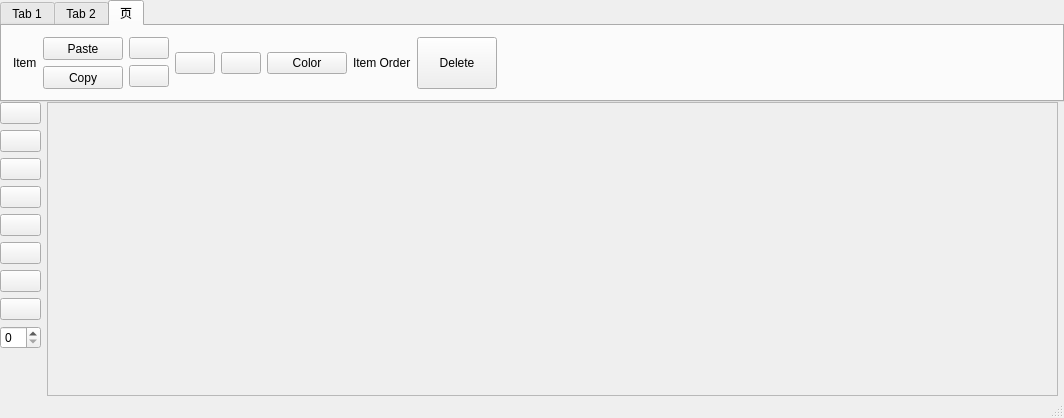
<?xml version="1.0" encoding="UTF-8"?>
<ui version="4.0">
 <class>MainWindow</class>
 <widget class="QMainWindow" name="MainWindow">
  <property name="geometry">
   <rect>
    <x>0</x>
    <y>0</y>
    <width>1064</width>
    <height>418</height>
   </rect>
  </property>
  <property name="sizePolicy">
   <sizepolicy hsizetype="Expanding" vsizetype="Expanding">
    <horstretch>0</horstretch>
    <verstretch>0</verstretch>
   </sizepolicy>
  </property>
  <property name="windowTitle">
   <string>MainWindow</string>
  </property>
  <widget class="QWidget" name="centralWidget">
   <property name="sizePolicy">
    <sizepolicy hsizetype="Preferred" vsizetype="Preferred">
     <horstretch>0</horstretch>
     <verstretch>0</verstretch>
    </sizepolicy>
   </property>
   <layout class="QVBoxLayout" name="verticalLayout_2">
    <property name="spacing">
     <number>0</number>
    </property>
    <property name="leftMargin">
     <number>0</number>
    </property>
    <property name="topMargin">
     <number>0</number>
    </property>
    <property name="rightMargin">
     <number>0</number>
    </property>
    <property name="bottomMargin">
     <number>0</number>
    </property>
    <item>
     <widget class="QTabWidget" name="tabWidget">
      <property name="sizePolicy">
       <sizepolicy hsizetype="Minimum" vsizetype="Minimum">
        <horstretch>0</horstretch>
        <verstretch>0</verstretch>
       </sizepolicy>
      </property>
      <property name="minimumSize">
       <size>
        <width>0</width>
        <height>70</height>
       </size>
      </property>
      <property name="currentIndex">
       <number>2</number>
      </property>
      <widget class="QWidget" name="homepage">
       <attribute name="title">
        <string>Tab 1</string>
       </attribute>
       <layout class="QHBoxLayout" name="horizontalLayout_4">
        <item>
         <layout class="QHBoxLayout" name="horizontalLayout_3" stretch="0,0,0,0">
          <item>
           <widget class="QPushButton" name="pushButton">
            <property name="sizePolicy">
             <sizepolicy hsizetype="Preferred" vsizetype="Expanding">
              <horstretch>0</horstretch>
              <verstretch>0</verstretch>
             </sizepolicy>
            </property>
            <property name="text">
             <string/>
            </property>
           </widget>
          </item>
          <item>
           <layout class="QVBoxLayout" name="verticalLayout_3" stretch="1,1">
            <item>
             <widget class="QPushButton" name="pushButton_2">
              <property name="sizePolicy">
               <sizepolicy hsizetype="Minimum" vsizetype="Expanding">
                <horstretch>0</horstretch>
                <verstretch>0</verstretch>
               </sizepolicy>
              </property>
              <property name="text">
               <string>Save</string>
              </property>
             </widget>
            </item>
            <item>
             <widget class="QPushButton" name="pushButton_3">
              <property name="sizePolicy">
               <sizepolicy hsizetype="Minimum" vsizetype="Expanding">
                <horstretch>0</horstretch>
                <verstretch>0</verstretch>
               </sizepolicy>
              </property>
              <property name="text">
               <string>Save as</string>
              </property>
             </widget>
            </item>
           </layout>
          </item>
          <item>
           <widget class="QPushButton" name="pushButton_4">
            <property name="sizePolicy">
             <sizepolicy hsizetype="Minimum" vsizetype="Expanding">
              <horstretch>0</horstretch>
              <verstretch>0</verstretch>
             </sizepolicy>
            </property>
            <property name="text">
             <string/>
            </property>
           </widget>
          </item>
          <item>
           <widget class="QPushButton" name="pushButton_5">
            <property name="sizePolicy">
             <sizepolicy hsizetype="Minimum" vsizetype="Expanding">
              <horstretch>0</horstretch>
              <verstretch>0</verstretch>
             </sizepolicy>
            </property>
            <property name="text">
             <string/>
            </property>
           </widget>
          </item>
         </layout>
        </item>
        <item>
         <layout class="QVBoxLayout" name="verticalLayout_4">
          <item>
           <widget class="QPushButton" name="pushButton_24">
            <property name="sizePolicy">
             <sizepolicy hsizetype="Minimum" vsizetype="Expanding">
              <horstretch>0</horstretch>
              <verstretch>0</verstretch>
             </sizepolicy>
            </property>
            <property name="text">
             <string>Zoom in</string>
            </property>
           </widget>
          </item>
          <item>
           <widget class="QPushButton" name="pushButton_25">
            <property name="sizePolicy">
             <sizepolicy hsizetype="Minimum" vsizetype="Expanding">
              <horstretch>0</horstretch>
              <verstretch>0</verstretch>
             </sizepolicy>
            </property>
            <property name="text">
             <string>Zoom out</string>
            </property>
           </widget>
          </item>
         </layout>
        </item>
        <item>
         <widget class="QPushButton" name="slod">
          <property name="text">
           <string>Slod</string>
          </property>
         </widget>
        </item>
        <item>
         <widget class="QPushButton" name="dash">
          <property name="text">
           <string>dash</string>
          </property>
         </widget>
        </item>
        <item>
         <widget class="QPushButton" name="dot">
          <property name="text">
           <string>dot</string>
          </property>
         </widget>
        </item>
        <item>
         <spacer name="horizontalSpacer">
          <property name="orientation">
           <enum>Qt::Horizontal</enum>
          </property>
          <property name="sizeHint" stdset="0">
           <size>
            <width>63</width>
            <height>20</height>
           </size>
          </property>
         </spacer>
        </item>
        <item>
         <layout class="QVBoxLayout" name="verticalLayout_9">
          <item>
           <widget class="QCheckBox" name="checkBox">
            <property name="text">
             <string>Grid</string>
            </property>
           </widget>
          </item>
          <item>
           <widget class="QCheckBox" name="checkBox_2">
            <property name="text">
             <string>Save with Frid</string>
            </property>
           </widget>
          </item>
         </layout>
        </item>
       </layout>
      </widget>
      <widget class="QWidget" name="fnction">
       <property name="sizePolicy">
        <sizepolicy hsizetype="Expanding" vsizetype="Expanding">
         <horstretch>0</horstretch>
         <verstretch>0</verstretch>
        </sizepolicy>
       </property>
       <property name="whatsThis">
        <string>&lt;html&gt;&lt;head/&gt;&lt;body&gt;&lt;p&gt;Sa&lt;/p&gt;&lt;p&gt;&lt;br/&gt;&lt;/p&gt;&lt;/body&gt;&lt;/html&gt;</string>
       </property>
       <attribute name="title">
        <string>Tab 2</string>
       </attribute>
       <widget class="QWidget" name="layoutWidget">
        <property name="geometry">
         <rect>
          <x>9</x>
          <y>10</y>
          <width>820</width>
          <height>54</height>
         </rect>
        </property>
        <layout class="QHBoxLayout" name="horizontalLayout_6">
         <item>
          <layout class="QVBoxLayout" name="verticalLayout_5">
           <item>
            <layout class="QHBoxLayout" name="horizontalLayout_5">
             <item>
              <widget class="QPushButton" name="pushButton_14">
               <property name="sizePolicy">
                <sizepolicy hsizetype="Expanding" vsizetype="Expanding">
                 <horstretch>0</horstretch>
                 <verstretch>0</verstretch>
                </sizepolicy>
               </property>
               <property name="text">
                <string>Risister</string>
               </property>
              </widget>
             </item>
             <item>
              <widget class="QPushButton" name="pushButton_21">
               <property name="sizePolicy">
                <sizepolicy hsizetype="Expanding" vsizetype="Expanding">
                 <horstretch>0</horstretch>
                 <verstretch>0</verstretch>
                </sizepolicy>
               </property>
               <property name="text">
                <string>Capacity</string>
               </property>
              </widget>
             </item>
             <item>
              <widget class="QPushButton" name="pushButton_18">
               <property name="sizePolicy">
                <sizepolicy hsizetype="Expanding" vsizetype="Expanding">
                 <horstretch>0</horstretch>
                 <verstretch>0</verstretch>
                </sizepolicy>
               </property>
               <property name="text">
                <string>CurrentSource</string>
               </property>
              </widget>
             </item>
             <item>
              <widget class="QPushButton" name="pushButton_20">
               <property name="sizePolicy">
                <sizepolicy hsizetype="Expanding" vsizetype="Expanding">
                 <horstretch>0</horstretch>
                 <verstretch>0</verstretch>
                </sizepolicy>
               </property>
               <property name="text">
                <string>Voltmeter</string>
               </property>
              </widget>
             </item>
             <item>
              <widget class="QPushButton" name="pushButton_19">
               <property name="sizePolicy">
                <sizepolicy hsizetype="Expanding" vsizetype="Expanding">
                 <horstretch>0</horstretch>
                 <verstretch>0</verstretch>
                </sizepolicy>
               </property>
               <property name="text">
                <string>Copperline</string>
               </property>
              </widget>
             </item>
             <item>
              <widget class="QPushButton" name="pushButton_17">
               <property name="sizePolicy">
                <sizepolicy hsizetype="Expanding" vsizetype="Expanding">
                 <horstretch>0</horstretch>
                 <verstretch>0</verstretch>
                </sizepolicy>
               </property>
               <property name="text">
                <string>AND</string>
               </property>
              </widget>
             </item>
             <item>
              <widget class="QPushButton" name="pushButton_16">
               <property name="sizePolicy">
                <sizepolicy hsizetype="Expanding" vsizetype="Expanding">
                 <horstretch>0</horstretch>
                 <verstretch>0</verstretch>
                </sizepolicy>
               </property>
               <property name="text">
                <string>NOT</string>
               </property>
              </widget>
             </item>
             <item>
              <widget class="QPushButton" name="pushButton_23">
               <property name="sizePolicy">
                <sizepolicy hsizetype="Expanding" vsizetype="Expanding">
                 <horstretch>0</horstretch>
                 <verstretch>0</verstretch>
                </sizepolicy>
               </property>
               <property name="text">
                <string>XNOR</string>
               </property>
              </widget>
             </item>
             <item>
              <widget class="QPushButton" name="pushButton_22">
               <property name="sizePolicy">
                <sizepolicy hsizetype="Expanding" vsizetype="Expanding">
                 <horstretch>0</horstretch>
                 <verstretch>0</verstretch>
                </sizepolicy>
               </property>
               <property name="text">
                <string>NAND</string>
               </property>
              </widget>
             </item>
            </layout>
           </item>
           <item>
            <layout class="QHBoxLayout" name="horizontalLayout_2">
             <item>
              <widget class="QPushButton" name="pushButton_7">
               <property name="sizePolicy">
                <sizepolicy hsizetype="Expanding" vsizetype="Expanding">
                 <horstretch>0</horstretch>
                 <verstretch>0</verstretch>
                </sizepolicy>
               </property>
               <property name="text">
                <string>Ground</string>
               </property>
              </widget>
             </item>
             <item>
              <widget class="QPushButton" name="pushButton_9">
               <property name="sizePolicy">
                <sizepolicy hsizetype="Expanding" vsizetype="Expanding">
                 <horstretch>0</horstretch>
                 <verstretch>0</verstretch>
                </sizepolicy>
               </property>
               <property name="text">
                <string>Buffer</string>
               </property>
              </widget>
             </item>
             <item>
              <widget class="QPushButton" name="pushButton_6">
               <property name="sizePolicy">
                <sizepolicy hsizetype="Expanding" vsizetype="Expanding">
                 <horstretch>0</horstretch>
                 <verstretch>0</verstretch>
                </sizepolicy>
               </property>
               <property name="text">
                <string>Diode</string>
               </property>
              </widget>
             </item>
             <item>
              <widget class="QPushButton" name="pushButton_8">
               <property name="sizePolicy">
                <sizepolicy hsizetype="Expanding" vsizetype="Expanding">
                 <horstretch>0</horstretch>
                 <verstretch>0</verstretch>
                </sizepolicy>
               </property>
               <property name="text">
                <string>Inductor</string>
               </property>
              </widget>
             </item>
             <item>
              <widget class="QPushButton" name="pushButton_11">
               <property name="sizePolicy">
                <sizepolicy hsizetype="Expanding" vsizetype="Expanding">
                 <horstretch>0</horstretch>
                 <verstretch>0</verstretch>
                </sizepolicy>
               </property>
               <property name="text">
                <string>Transister</string>
               </property>
              </widget>
             </item>
             <item>
              <widget class="QPushButton" name="pushButton_13">
               <property name="sizePolicy">
                <sizepolicy hsizetype="Expanding" vsizetype="Expanding">
                 <horstretch>0</horstretch>
                 <verstretch>0</verstretch>
                </sizepolicy>
               </property>
               <property name="text">
                <string>OR</string>
               </property>
              </widget>
             </item>
             <item>
              <widget class="QPushButton" name="pushButton_10">
               <property name="sizePolicy">
                <sizepolicy hsizetype="Expanding" vsizetype="Expanding">
                 <horstretch>0</horstretch>
                 <verstretch>0</verstretch>
                </sizepolicy>
               </property>
               <property name="text">
                <string>XOR</string>
               </property>
              </widget>
             </item>
             <item>
              <widget class="QPushButton" name="pushButton_12">
               <property name="sizePolicy">
                <sizepolicy hsizetype="Expanding" vsizetype="Expanding">
                 <horstretch>0</horstretch>
                 <verstretch>0</verstretch>
                </sizepolicy>
               </property>
               <property name="text">
                <string>NOR</string>
               </property>
              </widget>
             </item>
             <item>
              <widget class="QPushButton" name="pushButton_15">
               <property name="sizePolicy">
                <sizepolicy hsizetype="Expanding" vsizetype="Expanding">
                 <horstretch>0</horstretch>
                 <verstretch>0</verstretch>
                </sizepolicy>
               </property>
               <property name="text">
                <string>PushButton</string>
               </property>
              </widget>
             </item>
            </layout>
           </item>
          </layout>
         </item>
         <item>
          <spacer name="horizontalSpacer_2">
           <property name="orientation">
            <enum>Qt::Horizontal</enum>
           </property>
           <property name="sizeHint" stdset="0">
            <size>
             <width>40</width>
             <height>20</height>
            </size>
           </property>
          </spacer>
         </item>
        </layout>
       </widget>
      </widget>
      <widget class="QWidget" name="tab">
       <attribute name="title">
        <string>页</string>
       </attribute>
       <layout class="QHBoxLayout" name="horizontalLayout_11">
        <item>
         <widget class="QLabel" name="label">
          <property name="text">
           <string>Item</string>
          </property>
         </widget>
        </item>
        <item>
         <layout class="QVBoxLayout" name="verticalLayout_7">
          <item>
           <widget class="QPushButton" name="pushButton_31">
            <property name="sizePolicy">
             <sizepolicy hsizetype="Minimum" vsizetype="Expanding">
              <horstretch>0</horstretch>
              <verstretch>0</verstretch>
             </sizepolicy>
            </property>
            <property name="text">
             <string>Paste</string>
            </property>
           </widget>
          </item>
          <item>
           <widget class="QPushButton" name="pushButton_30">
            <property name="sizePolicy">
             <sizepolicy hsizetype="Minimum" vsizetype="Expanding">
              <horstretch>0</horstretch>
              <verstretch>0</verstretch>
             </sizepolicy>
            </property>
            <property name="text">
             <string>Copy</string>
            </property>
           </widget>
          </item>
         </layout>
        </item>
        <item>
         <layout class="QHBoxLayout" name="horizontalLayout_10">
          <item>
           <layout class="QVBoxLayout" name="verticalLayout_6">
            <item>
             <widget class="QPushButton" name="ShapeZoomOut">
              <property name="text">
               <string/>
              </property>
             </widget>
            </item>
            <item>
             <widget class="QPushButton" name="ShapeZoomin">
              <property name="text">
               <string/>
              </property>
             </widget>
            </item>
           </layout>
          </item>
          <item>
           <layout class="QHBoxLayout" name="horizontalLayout_7">
            <item>
             <widget class="QPushButton" name="pushButton_27">
              <property name="text">
               <string/>
              </property>
             </widget>
            </item>
            <item>
             <widget class="QPushButton" name="pushButton_29">
              <property name="text">
               <string/>
              </property>
             </widget>
            </item>
           </layout>
          </item>
          <item>
           <layout class="QHBoxLayout" name="horizontalLayout_9">
            <item>
             <widget class="QPushButton" name="ShapeColor">
              <property name="text">
               <string>Color</string>
              </property>
             </widget>
            </item>
           </layout>
          </item>
         </layout>
        </item>
        <item>
         <layout class="QHBoxLayout" name="horizontalLayout_12">
          <item>
           <widget class="QLabel" name="label_3">
            <property name="text">
             <string>Item Order</string>
            </property>
           </widget>
          </item>
          <item>
           <layout class="QVBoxLayout" name="verticalLayout_11"/>
          </item>
         </layout>
        </item>
        <item>
         <widget class="QPushButton" name="pushButton_32">
          <property name="sizePolicy">
           <sizepolicy hsizetype="Minimum" vsizetype="Expanding">
            <horstretch>0</horstretch>
            <verstretch>0</verstretch>
           </sizepolicy>
          </property>
          <property name="text">
           <string>Delete</string>
          </property>
         </widget>
        </item>
        <item>
         <layout class="QVBoxLayout" name="verticalLayout_10"/>
        </item>
        <item>
         <spacer name="horizontalSpacer_3">
          <property name="orientation">
           <enum>Qt::Horizontal</enum>
          </property>
          <property name="sizeHint" stdset="0">
           <size>
            <width>302</width>
            <height>20</height>
           </size>
          </property>
         </spacer>
        </item>
       </layout>
      </widget>
     </widget>
    </item>
    <item>
     <layout class="QHBoxLayout" name="horizontalLayout_8" stretch="0,0">
      <item>
       <widget class="QWidget" name="widget_3" native="true">
        <property name="sizePolicy">
         <sizepolicy hsizetype="Minimum" vsizetype="Expanding">
          <horstretch>0</horstretch>
          <verstretch>0</verstretch>
         </sizepolicy>
        </property>
        <property name="minimumSize">
         <size>
          <width>40</width>
          <height>0</height>
         </size>
        </property>
        <layout class="QVBoxLayout" name="verticalLayout_8">
         <property name="leftMargin">
          <number>0</number>
         </property>
         <property name="topMargin">
          <number>0</number>
         </property>
         <property name="rightMargin">
          <number>0</number>
         </property>
         <property name="bottomMargin">
          <number>0</number>
         </property>
         <item>
          <widget class="QPushButton" name="NormalButton">
           <property name="minimumSize">
            <size>
             <width>10</width>
             <height>0</height>
            </size>
           </property>
           <property name="text">
            <string/>
           </property>
          </widget>
         </item>
         <item>
          <widget class="QPushButton" name="SelectionButton">
           <property name="minimumSize">
            <size>
             <width>10</width>
             <height>0</height>
            </size>
           </property>
           <property name="text">
            <string/>
           </property>
          </widget>
         </item>
         <item>
          <widget class="QPushButton" name="lass">
           <property name="minimumSize">
            <size>
             <width>10</width>
             <height>0</height>
            </size>
           </property>
           <property name="text">
            <string/>
           </property>
          </widget>
         </item>
         <item>
          <widget class="QPushButton" name="Wire">
           <property name="minimumSize">
            <size>
             <width>10</width>
             <height>0</height>
            </size>
           </property>
           <property name="text">
            <string/>
           </property>
          </widget>
         </item>
         <item>
          <widget class="QPushButton" name="Pen">
           <property name="minimumSize">
            <size>
             <width>10</width>
             <height>0</height>
            </size>
           </property>
           <property name="text">
            <string/>
           </property>
          </widget>
         </item>
         <item>
          <widget class="QPushButton" name="pushButton_28">
           <property name="sizePolicy">
            <sizepolicy hsizetype="Minimum" vsizetype="Minimum">
             <horstretch>0</horstretch>
             <verstretch>0</verstretch>
            </sizepolicy>
           </property>
           <property name="text">
            <string/>
           </property>
          </widget>
         </item>
         <item>
          <widget class="QPushButton" name="pushButton_26">
           <property name="sizePolicy">
            <sizepolicy hsizetype="Minimum" vsizetype="Minimum">
             <horstretch>0</horstretch>
             <verstretch>0</verstretch>
            </sizepolicy>
           </property>
           <property name="text">
            <string/>
           </property>
          </widget>
         </item>
         <item>
          <widget class="QPushButton" name="Color">
           <property name="minimumSize">
            <size>
             <width>10</width>
             <height>10</height>
            </size>
           </property>
           <property name="text">
            <string/>
           </property>
          </widget>
         </item>
         <item>
          <widget class="QSpinBox" name="spinBox"/>
         </item>
         <item>
          <spacer name="verticalSpacer">
           <property name="orientation">
            <enum>Qt::Vertical</enum>
           </property>
           <property name="sizeHint" stdset="0">
            <size>
             <width>20</width>
             <height>40</height>
            </size>
           </property>
          </spacer>
         </item>
        </layout>
       </widget>
      </item>
      <item>
       <layout class="QHBoxLayout" name="horizontalLayout" stretch="0,0">
        <item>
         <widget class="QScrollArea" name="Canvas">
          <property name="minimumSize">
           <size>
            <width>10</width>
            <height>0</height>
           </size>
          </property>
          <property name="contextMenuPolicy">
           <enum>Qt::DefaultContextMenu</enum>
          </property>
          <property name="toolTipDuration">
           <number>-3</number>
          </property>
          <property name="widgetResizable">
           <bool>true</bool>
          </property>
          <widget class="QWidget" name="scrollAreaWidgetContents">
           <property name="geometry">
            <rect>
             <x>0</x>
             <y>0</y>
             <width>998</width>
             <height>273</height>
            </rect>
           </property>
          </widget>
         </widget>
        </item>
        <item>
         <layout class="QVBoxLayout" name="verticalLayout" stretch="0">
          <item>
           <widget class="QWidget" name="widget" native="true"/>
          </item>
         </layout>
        </item>
       </layout>
      </item>
     </layout>
    </item>
   </layout>
  </widget>
  <widget class="QMenuBar" name="menuBar">
   <property name="geometry">
    <rect>
     <x>0</x>
     <y>0</y>
     <width>1064</width>
     <height>22</height>
    </rect>
   </property>
  </widget>
  <widget class="QStatusBar" name="statusBar"/>
  <action name="action_Open">
   <property name="text">
    <string>&amp;Open</string>
   </property>
  </action>
  <action name="action_Save">
   <property name="text">
    <string>&amp;Save</string>
   </property>
  </action>
  <action name="action_Save_as">
   <property name="text">
    <string>&amp;Save as</string>
   </property>
  </action>
 </widget>
 <layoutdefault spacing="6" margin="11"/>
 <resources/>
 <connections/>
</ui>
